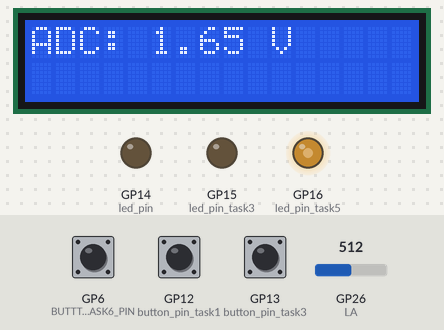
Recording of a sketch running on a simulated Raspberry Pi Pico. Parts: 16×2 character LCD, output pins drawn as LEDs (lit = HIGH). Wiring (inferred from the names in the program): MPU-6050 motion sensor at I2C address 0x68. The inputs (shaded band) are chosen by the test bench; at power-on: GP12 (button_pin_task1) HIGH, GP13 (button_pin_task3) HIGH, GP26 (LA) = 512, GP6 (BUTTTON_TASK6_PIN) HIGH. What the sketch prints to the serial monitor is not drawn.

Above: at 1.2 s.
1.3 s: GP12 (button_pin_task1) pulled LOW for 0.15 s
At 1.7 s:
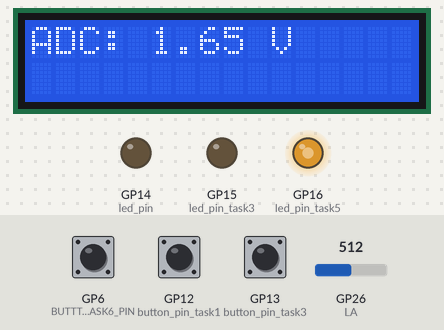
2.7 s: GP13 (button_pin_task3) pulled LOW for 0.15 s
At 2.95 s:
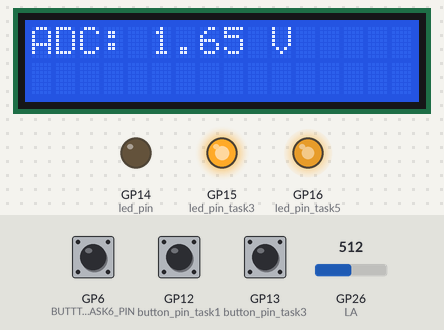
3.4 s: GP12 (button_pin_task1) pulled LOW for 1 s
At 3.95 s:
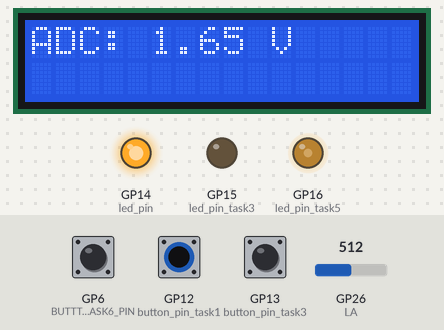
5.0 s: GP13 (button_pin_task3) pulled LOW for 1 s
At 5.21 s:
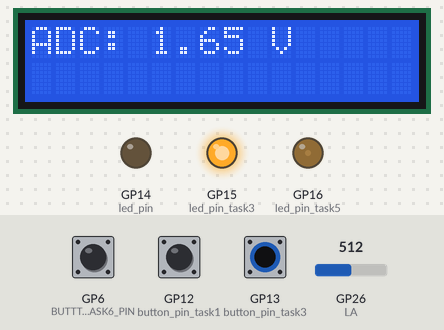
6.6 s: GP26 (LA) set to 716
At 6.96 s:
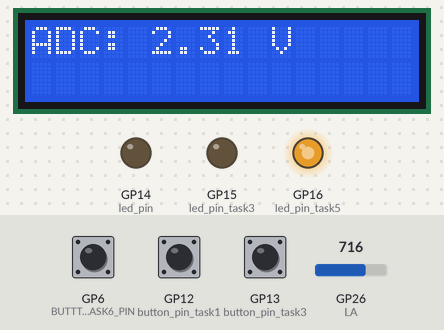
Timing chart, 0 to 9.2 s (numbered marks = the images above; inputs shaded):
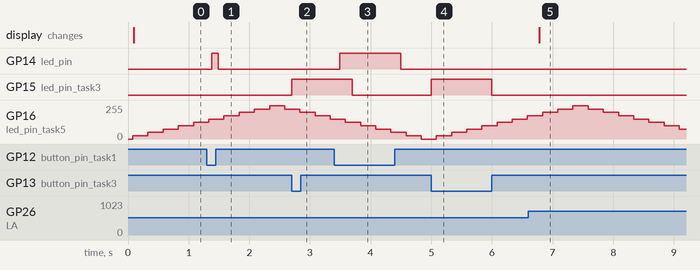

The sketch:

Planificacion_tareas.ino
```cpp
#include "FreeRTOS.h"
#include "task.h"
#include <stdio.h>
#include "pico/stdlib.h"
#include "timers.h"
#include <Wire.h>
#include <LiquidCrystal_I2C.h>
#include <array>
#include "semphr.h"


static const int led_pin = 14;
static const int button_pin_task1 = 12;
static TimerHandle_t timerTask1 = NULL;
static TimerHandle_t timerTask3 = NULL;

volatile bool start_timer_flag = false;
volatile bool button_pressed_flag = false;
volatile bool paso_un_segundo = false;
volatile long double segundos = 0;

static const int led_pin_task3 = 15;
static const int button_pin_task3 = 13;
int period_task_5 = 250;

SemaphoreHandle_t i2cMutex;
SemaphoreHandle_t UARTMutex;

//Declaración de variables para la pantalla LCD
#define SDA 0
#define SCL 1
#define COLUMNS 16
#define ROWS    2

LiquidCrystal_I2C lcd(0x27, COLUMNS, ROWS);

static const int LA = 26;
static const float refVoltage = 3.3; // Voltaje de referencia del ADC (3.3V para este caso)
static const float adcResolution = 1023.0; // Resolución del ADC (10 bits, valores entre 0 y 1023)


volatile bool  button_task1_pressed = false;
volatile float voltaje_ADC_task2 = 0;
volatile bool  button_task3_pressed = false;

#define led_pin_task5 16

#define BUTTTON_TASK6_PIN 6
#define PERIOD_TIMER 10

// Dirección del MPU6050
#define MPU6050_ADDR 0x68

// Registros del MPU6050
#define ACCEL_XOUT_H 0x3B
#define GYRO_XOUT_H  0x43
#define PWR_MGMT_1   0x6B

static TimerHandle_t timerTask6 = NULL;
String caras[] = {"UP", "FRONT", "DOWN", "BACK", "RIGHT", "LEFT"};
enum face {UP, FRONT, DOWN, BACK, RIGHT, LEFT};
enum face cara_actual = UP;
bool flag_button_t6 = false;
bool start_timer_T6 = false;
unsigned long face_times[6] = {0};
std::array<float, 3> accelArray = {0};

// Función para leer dos bytes y convertirlos a un valor de 16 bits
int16_t read16bit(uint8_t reg);
void init_MPU();
std::array<float, 3> read_IMU_XLR8();

//funcion para verificar cual cara es la actual de la tarea 6
void check_face();

// funcion para imprimir los tiempos de las caras de la tarea 6
void print_times();

/*****  Tarea 1  *****/

// interrupcion tarea 1
void buttonISR(){
  if(!digitalRead(button_pin_task1)){
    button_pressed_flag = true;
  }else{
    button_pressed_flag = false;
  }
}

void onTimerTask1(TimerHandle_t xTimer){
  if(segundos < 3)  segundos++;
  paso_un_segundo = true;
}

void task1(void *parameters){
  int pin_state;

  while(1){

    if(button_pressed_flag){


      if(!start_timer_flag){
        xTimerStart(timerTask1,0);
        start_timer_flag = true;
        button_task1_pressed = true;
      }

      if(segundos < 3){
        digitalWrite(led_pin, HIGH);
      }

      if((segundos == 3) && (paso_un_segundo)){
        pin_state = digitalRead(led_pin);
        digitalWrite(led_pin, !pin_state);
        paso_un_segundo = false;
      }

    }else{

      digitalWrite(led_pin, LOW);
      if(start_timer_flag){
        xTimerStop(timerTask1,0);
        start_timer_flag = false;
        button_task3_pressed = false;
      }
      segundos = 0;

    }

    vTaskDelay(100 / portTICK_PERIOD_MS);
  }
}
void setup_timer_task1(){
  // create and start timer (num, divider, countUp)
  static const TickType_t dim_delay = 1000 / portTICK_PERIOD_MS;
  timerTask1 =  xTimerCreate(
                  "Timer tarea 1",
                  dim_delay,
                  pdTRUE,
                  (void*)0,
                  onTimerTask1);

  xTimerStop(timerTask1,0);
}

/*****  Tarea 2  *****/

//Tarea
void Tarea_ADC(void* parameters){
  const char* nombre_tarea = (const char*)parameters;

  while(1){
    int valor_ADC = analogRead(LA);  // Leer del ADC
    float voltaje = (valor_ADC * refVoltage) / adcResolution; // Calcular voltaje
    voltaje_ADC_task2 = voltaje;

    if (xSemaphoreTake(i2cMutex, 0) == pdTRUE){
        lcd.clear();  // Limpiar pantalla LCD antes de escribir nueva información

        lcd.setCursor(0, 0); // Primer renglón
        lcd.print("ADC: ");
        lcd.print(voltaje);
        lcd.print(" V");
        xSemaphoreGive(i2cMutex);
    }
    vTaskDelay(500 / portTICK_PERIOD_MS);  // Esperar 1 segundo entre cada lectura
  }
}


/*****  Tarea 3  *****/


// Tarea: LED parpadeando si el botón está presionado
void TareaParpadeo(void *parameter) {
  while (1) {
    // Leer el estado del botón (LOW significa presionado)
    if (digitalRead(button_pin_task3) == LOW) {
      button_task3_pressed = true;
      // Si el botón está presionado, parpadear el LED
      digitalWrite(led_pin_task3, HIGH);
      vTaskDelay(1000 / portTICK_PERIOD_MS); // Encendido por 1 segundo
      digitalWrite(led_pin_task3, LOW);
      vTaskDelay(1000 / portTICK_PERIOD_MS); // Apagado por 1 segundo
    } else {
      button_task3_pressed = false;
      // Si el botón no está presionado, apagar el LED
      digitalWrite(led_pin_task3, LOW);
    }

  }
}

/*****  Tarea 4  *****/

void tareaEstados(void *parameters) {
  const size_t bufferSize = 32; // Tamaño máximo para el comando
  char inputBuffer[bufferSize] = {0}; // Buffer para la entrada serial
  char inputNum[bufferSize] = {0};
  const char* estadoT1 = "ET01";
  const char* estadoT2 = "ET02";
  const char* estadoT3 = "ET03";
  const char* delayT5 = "ET05";
  const char* estadoT6 = "ET06";
  const char* tarea7 = "ET07";

  bool number = false;
  int inicio_numeros = 0;

  while (1) {

    // Leer datos del puerto serial
    if (Serial.available() > 0) {
      size_t len = Serial.readBytesUntil('\n', inputBuffer, bufferSize - 1);
      inputBuffer[len] = '\0'; // Asegurar que termina en '\0'
      Serial.println("LEN: " + len);
      // Limpiar caracteres no deseados
      for (size_t i = 0; i < len; i++) {
        if (inputBuffer[i] == '\r') {
          inputBuffer[i] = '\0';
        }
        if(inputBuffer[i] == ':'){
          number = true;
          inicio_numeros = i;
        }
        if(number){
          inputNum[i-inicio_numeros] = inputBuffer[i+1];
          inputBuffer[i] = '\0';
        }
      }
      number = false;


      Serial.print("Comando recibido: ");
      Serial.println(inputBuffer);
     // Serial.print("Numero: ");
     // Serial.println(inputNum);

      // Comparar con comandos válidos
      if (strcmp(inputBuffer, estadoT1) == 0) {

        if (button_pressed_flag)
          Serial.println("Tarea 1: Botón presionado.");
        else
          Serial.println("Tarea 1: Botón no presionado.");

      } else if (strcmp(inputBuffer, estadoT2) == 0) {

        Serial.print("Tarea 2: Voltaje ADC = ");
        Serial.print(voltaje_ADC_task2);
        Serial.println(".");

      } else if (strcmp(inputBuffer, estadoT3) == 0) {

        if (button_task3_pressed)
          Serial.println("Tarea 3: Botón presionado.");
        else
          Serial.println("Tarea 3: Botón no presionado.");

      } else if (strcmp(inputBuffer, delayT5) == 0) {

        String delayTask5 = inputNum;
        period_task_5 = delayTask5.toInt();

        Serial.print("Periodo tarea 5: ");
        Serial.print(period_task_5);
        Serial.println(" ms");


      } else if (strcmp(inputBuffer, estadoT6) == 0) {
        if(flag_button_t6){
          Serial.print("Cara actual: ");
          Serial.println(caras[cara_actual]);
          print_times();
        }else{
          Serial.println("No se está contando el tiempo");
        }
      } else if (strcmp(inputBuffer, tarea7) == 0) {
        Serial.println("*** Tarea 7 ***");
        Serial.println("Ingrese el angulo en grados: ");
            float x1, x;
            int flag_T7 = 0;
              do{

                if (Serial.available() > 0) {
                  int index = 0;
                  while (Serial.available() && index < sizeof(inputBuffer) - 1) {
                    inputBuffer[index++] = Serial.read();
                    vTaskDelay(10 / portTICK_PERIOD_MS);
                  }
                  inputBuffer[index] = '\0'; // Terminar el comando
                  flag_T7=1;
                }
              }while(flag_T7 == 0);
              flag_T7 = 0;
              x1 = atoi(inputBuffer);
              x=x1*3.14159265/180;
              float sen;
              sen = x - pow(x,3)/6 + pow(x,5)/120 - pow(x,7)/5040 + pow(x,9)/362880 - pow(x,11)/39916800 + pow(x,13)/6227020800 - (x,15)/1307674368000;

              Serial.print("Resultado: ");
              Serial.println(sen);
      } else {

        Serial.print("Comando no reconocido: ");
        Serial.println(inputBuffer);
        Serial.println("Intente de nuevo...");

      }

      memset(inputBuffer, 0, bufferSize); // Limpiar el buffer
    }

    // Retraso para evitar consumir demasiado CPU
    vTaskDelay(200 / portTICK_PERIOD_MS);
  }
}

/****** Tarea 5 ******/
#define UPPER_LIMIT 250
#define LOWER_LIMIT 0
void task5(void *parameters){

  bool incremento = true;
  int pwm = 0;

  while(1)
  {

    if(incremento)
      pwm += 25;
    else
      pwm -= 25;

    if((pwm == UPPER_LIMIT)&&(incremento)) incremento = false;
    if((pwm == LOWER_LIMIT)&&(!incremento)) incremento = true;

    analogWrite(led_pin_task5, pwm);

    vTaskDelay(period_task_5 / portTICK_PERIOD_MS);
  }
}

// interrupcion del boton de la tarea 6
void buttonT6ISR(){
  flag_button_t6 = !flag_button_t6;
}
// funcion callback timer tarea 6
void onTimerTask6(TimerHandle_t xTimer){
  face_times[cara_actual]++;
}

/*****  Tarea 6  *****/
void task6(void *parameters){
  bool flag_print_times = false;

  while(1){
    /*
    accelArray = read_IMU_XLR8();
    // Mostrar los resultados en el monitor serial
    Serial.print("Acelerómetro (g): X=");
    Serial.print(accelArray[0]); // Escala del acelerómetro (+/-2g)
    Serial.print(" Y=");
    Serial.print(accelArray[1]);
    Serial.print(" Z=");
    Serial.println(accelArray[2]);
    */
    if(flag_button_t6){
      // iniciar timer
      if(!start_timer_T6){
        xTimerStart(timerTask6,0);
        start_timer_T6 = true;
        flag_print_times = false;
      }
      if (xSemaphoreTake(i2cMutex, 0) == pdTRUE){
        // leer aceleracion
        accelArray = read_IMU_XLR8();
        xSemaphoreGive(i2cMutex);
      }
      // verificar en cual cara se encuentra el cubo
      check_face();
     // Serial.print("Cara actual: ");
     // Serial.println(caras[cara_actual]);

    }else{
      // detener timer
      if(start_timer_T6){
        xTimerStop(timerTask6,0);
        start_timer_T6 = false;
      }
      // imprimir tiempos
      if(!flag_print_times){
        print_times();
        for(uint8_t i = 0; i < 6; i++){
          face_times[i] = 0;
        }
        flag_print_times = true;
      }
    }

    vTaskDelay(pdMS_TO_TICKS(50));
  }
}


void setup() {
  Serial.begin(115200);
  Serial.println("Configuracion.");

  i2cMutex = xSemaphoreCreateMutex();
  UARTMutex = xSemaphoreCreateMutex();
  /*****  Tarea 1  *****/
  // configurando pines s
  pinMode(button_pin_task1, INPUT_PULLUP);
  pinMode(led_pin, OUTPUT);
  // configuracion del timer
  setup_timer_task1();
  // interrupcion para el boton de la tarea 1
  attachInterrupt(digitalPinToInterrupt(button_pin_task1), buttonISR, CHANGE);
  // crear tarea 1
  xTaskCreate(task1, "Tarea 1", 1024, NULL, 1, NULL);

  /*****  Tarea 2  *****/
  pinMode(LA, INPUT);

  // Inicializar el LCD
  Wire.begin(); // SDA = GPIO4 y SCL = GPIO5
  lcd.init();
  lcd.backlight();

  lcd.clear();
  lcd.print("Iniciando...");

  // Crear la tarea
  xTaskCreate(Tarea_ADC,
              "ADC",
              2048,
              (void*) "ADC",
              1,
              NULL
             );


  /*****  Tarea 3  *****/
  // Configurar el pin del LED como salida
  pinMode(led_pin_task3, OUTPUT);
  // Configurar el pin del botón como entrada con resistencia pull-up
  pinMode(button_pin_task3, INPUT_PULLUP);

  // Crear la tarea en el núcleo correspondiente
  xTaskCreate(
    TareaParpadeo,     // Función de la tarea
    "Tarea Parpadeo",  // Nombre de la tarea
    2048,              // Tamaño de la pila de la tarea (ejemplo)
    NULL,              // Parámetros de la tarea (ninguno en este caso)
    1,                 // Prioridad de la tarea
    NULL              // Manejador de la tarea (opcional)
    );

  /*****  Tarea 4  *****/

  xTaskCreate(
    tareaEstados,     // Función de la tarea
    "Tarea Estados",  // Nombre de la tarea
    2048,              // Tamaño de la pila de la tarea (ejemplo)
    NULL,              // Parámetros de la tarea (ninguno en este caso)
    1,                 // Prioridad de la tarea
    NULL              // Manejador de la tarea (opcional)
    );

  /*****  Tarea 5  *****/

  pinMode(led_pin_task5, OUTPUT);

  // Task to run forever
  xTaskCreate(task5,
              "Tarea brillo variante",
              2048,
              NULL,
              1,
              NULL);

  /*****  Tarea 6  *****/

  setup_timer_task6();

  init_MPU();
  Serial.println("MPU6050 inicializado.");

  pinMode(BUTTTON_TASK6_PIN, INPUT_PULLUP);

  // interrupcion para el boton de la tarea 6
  attachInterrupt(digitalPinToInterrupt(BUTTTON_TASK6_PIN), buttonT6ISR, FALLING);
  // crear tarea 1
  xTaskCreate(task6, "Tarea 6", 1024, NULL, 1, NULL);
}

void loop() {
}


void print_times(){

  Serial.println("*** Tiempos ***");
  Serial.print("Cara UP: ");
  Serial.print(face_times[0]*PERIOD_TIMER/1000.0);
  Serial.print("  Cara FRONT: ");
  Serial.print(face_times[1]*PERIOD_TIMER/1000.0);
  Serial.print("  Cara DOWN: ");
  Serial.print(face_times[2]*PERIOD_TIMER/1000.0);
  Serial.print("  Cara BACK: ");
  Serial.print(face_times[3]*PERIOD_TIMER/1000.0);
  Serial.print("  Cara RIGHT: ");
  Serial.print(face_times[4]*PERIOD_TIMER/1000.0);
  Serial.print("  Cara LEFT: ");
  Serial.println(face_times[5]*PERIOD_TIMER/1000.0);

}
void check_face(){
   if(accelArray[0] >  0.8)
    cara_actual = UP;
  else if(accelArray[0] < -0.8)
    cara_actual = DOWN;
  else if(accelArray[1] >  0.8)
    cara_actual = LEFT;
  else if(accelArray[1] < -0.8)
    cara_actual = RIGHT;
  else if(accelArray[2] >  0.8)
    cara_actual = FRONT;
  else if(accelArray[2] < -0.8)
    cara_actual = BACK;
}
// Función para leer dos bytes y convertirlos a un valor de 16 bits
int16_t read16bit(uint8_t reg) {
  Wire.beginTransmission(MPU6050_ADDR);
  Wire.write(reg);
  Wire.endTransmission(false);
  Wire.requestFrom(MPU6050_ADDR, 2);
  int16_t value = (Wire.read() << 8) | Wire.read();
  return value;
}
std::array<float, 3> read_IMU_XLR8() {
    // Leer datos del acelerómetro
    float accelX = read16bit(ACCEL_XOUT_H) / 16384.0;
    float accelY = read16bit(ACCEL_XOUT_H + 2) / 16384.0;
    float accelZ = read16bit(ACCEL_XOUT_H + 4) / 16384.0;

    return {accelX, accelY, accelZ};
}
void init_MPU(){

  Wire.begin();

  // Inicializar el MPU6050
  Wire.beginTransmission(MPU6050_ADDR);
  Wire.write(PWR_MGMT_1);
  Wire.write(0); // Despertar el MPU6050
  Wire.endTransmission();

}
void setup_timer_task6(){
  // create and start timer (num, divider, countUp)
  static const TickType_t dim_delay = pdMS_TO_TICKS(PERIOD_TIMER);
  timerTask6 =  xTimerCreate(
                  "Timer tarea 6",
                  dim_delay,
                  pdTRUE,
                  (void*)0,
                  onTimerTask6);

  xTimerStop(timerTask6,0);
}
```

Measured:
- after the input at 1.3 s, GP14 (led_pin): LOW → HIGH after 0.08 s, → LOW 0.10 s later
- after the input at 2.7 s, GP15 (led_pin_task3): LOW → HIGH at once
- after the input at 3.4 s, GP14 (led_pin): LOW → HIGH after 0.09 s, → LOW 1.0 s later
- after the input at 5.0 s, GP15 (led_pin_task3): LOW → HIGH at once, → LOW 1.0 s later
- after the input at 6.6 s, the display: changes after 0.18 s (image 5)
- by itself, GP16 (led_pin_task5): rises from 175/255 to 250/255 in 0.50 s, then falls to 75/255 in 1.8 s
